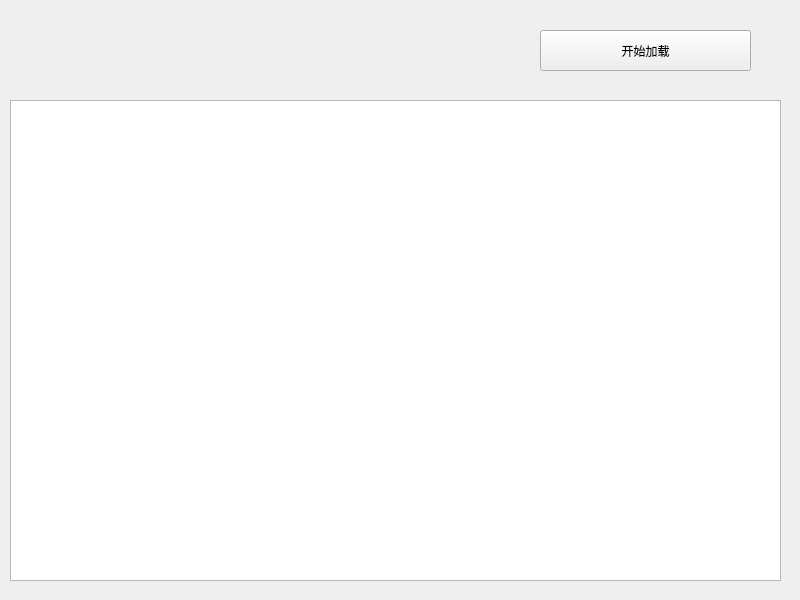
<?xml version="1.0" encoding="UTF-8"?>
<ui version="4.0">
 <class>MainWindow</class>
 <widget class="QMainWindow" name="MainWindow">
  <property name="geometry">
   <rect>
    <x>0</x>
    <y>0</y>
    <width>800</width>
    <height>600</height>
   </rect>
  </property>
  <property name="windowTitle">
   <string>MainWindow</string>
  </property>
  <widget class="QWidget" name="centralwidget">
   <widget class="QPushButton" name="pushButton">
    <property name="geometry">
     <rect>
      <x>540</x>
      <y>30</y>
      <width>211</width>
      <height>41</height>
     </rect>
    </property>
    <property name="text">
     <string>开始加载</string>
    </property>
   </widget>
   <widget class="QListView" name="listView">
    <property name="geometry">
     <rect>
      <x>10</x>
      <y>100</y>
      <width>771</width>
      <height>481</height>
     </rect>
    </property>
   </widget>
  </widget>
 </widget>
 <resources/>
 <connections/>
</ui>
